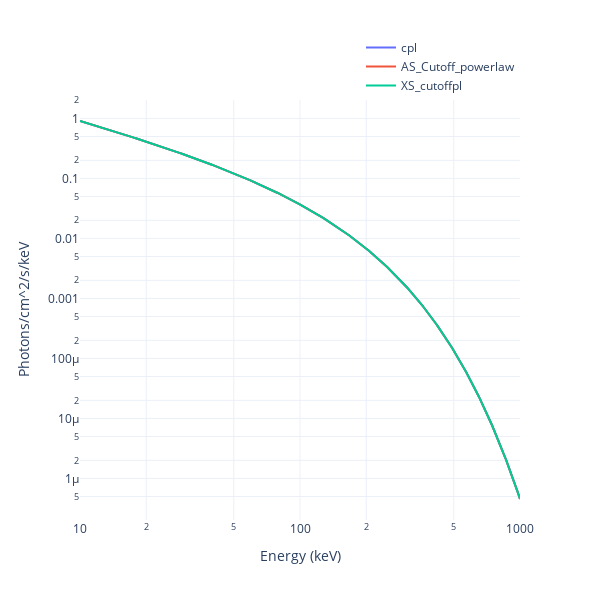

Notebook source saved alongside this figure:
### Markdown cell above
comparing same models from different library

### Code cell
earr = np.logspace(1, 3, 1000)

modelplot = Plot.model(ploter='plotly', style='NE', CI=False)
fig = modelplot.add_model(cpl_ins, E=earr, show=False)
fig = modelplot.add_model(as_cpl_ins, E=earr, show=False)
fig = modelplot.add_model(xs_cutoffpl_ins, E=earr, show=True)

### Figure 1 — Plotly figure (JSON) as saved in the notebook; plotly's stock layout.template omitted (floating-point values rounded to 4 significant figures; data arrays with more than 128 entries replaced by an {"elided": "..."} marker saying what was removed)
{"data": [{"line": {"color": "#636EFA", "width": 2}, "mode": "lines", "name": "cpl", "showlegend": true, "type": "scatter", "x": {"elided": "1000 float values"}, "y": {"elided": "1000 float values"}}, {"line": {"color": "#EF553B", "width": 2}, "mode": "lines", "name": "AS_Cutoff_powerlaw", "showlegend": true, "type": "scatter", "x": {"elided": "1000 float values"}, "y": {"elided": "1000 float values"}}, {"line": {"color": "#00CC96", "width": 2}, "mode": "lines", "name": "XS_cutoffpl", "showlegend": true, "type": "scatter", "x": {"elided": "1000 float values"}, "y": {"elided": "1000 float values"}}], "layout": {"height": 600, "legend": {"x": 1, "xanchor": "right", "y": 1, "yanchor": "bottom"}, "width": 600, "xaxis": {"title": {"text": "Energy (keV)"}, "type": "log"}, "yaxis": {"title": {"text": "Photons/cm^2/s/keV"}, "type": "log"}}}
